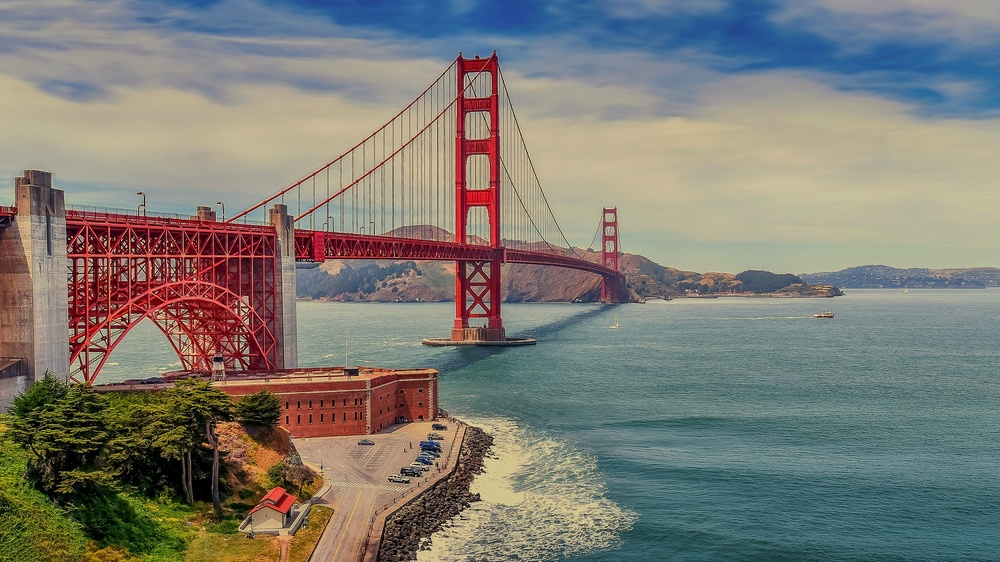
#> input picture duplicate.jpg, 1000 x 562 px, shrunk from 1920 x 1079 before the run, found by its file name
$ python check_if_two_images_are_equal.py
#> lines starting #> are read from the running program, lines starting #| are printed output that depends on the picture
import cv2
import numpy as np

original = cv2.imread("images/duplicate.jpg")
#> original is the input picture: shape (562, 1000, 3); mean B, G, R 116.2, 123.8, 125.7
duplicate = cv2.imread("images/blurred.jpg")
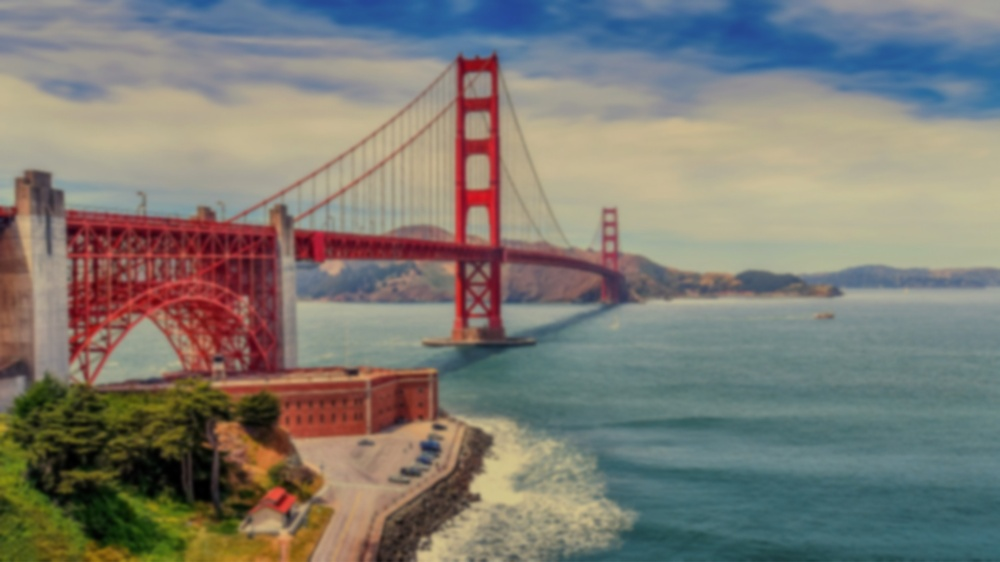
#> input picture blurred.jpg, 1000 x 562 px, shrunk from 1920 x 1079 before the run, found by its file name
#> duplicate is the input picture: shape (562, 1000, 3); mean B, G, R 115.9, 123.6, 125.5

# 1) Check if 2 images are equals
if original.shape == duplicate.shape:
    print("The images have same size and channels")
    difference = cv2.subtract(original, duplicate)
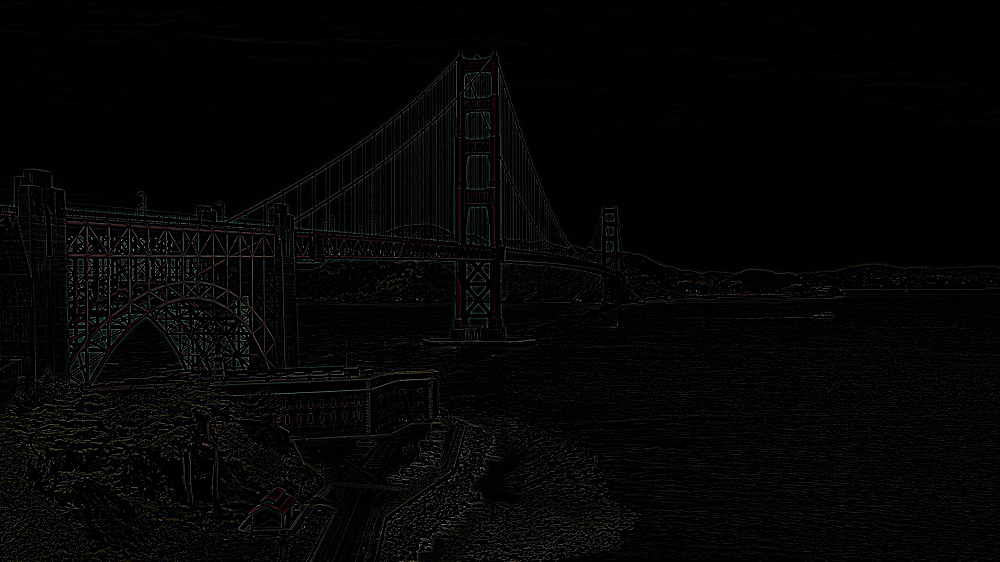
#> difference: shape (562, 1000, 3); mean B, G, R 4.8, 5, 5.1
    b, g, r = cv2.split(difference)


    if cv2.countNonZero(b) == 0 and cv2.countNonZero(g) == 0 and cv2.countNonZero(r) == 0:
        print("The images are completely Equal")

cv2.imshow("Original", original)
cv2.imshow("Duplicate", duplicate)
cv2.waitKey(0)
cv2.destroyAllWindows()
